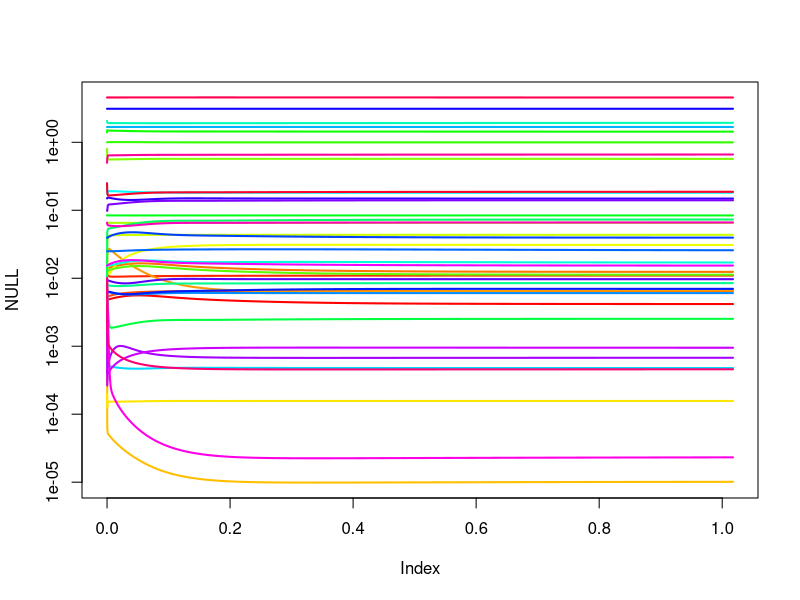

This chart was generated by the following R code:
setwd("/Users/charlesrocabert/git/MetEvolSim/Holzhutter2004/example")

d = read.table("ancestor/ancestor_ode_trajectories.txt", h=T, sep=" ")
N = length(d[,1])
M = length(d[1,])


XRG = range(d$t)
YRG = range(d[,3:M])
colors = rainbow(M-2)
plot(x=NULL, xlim=XRG, ylim=YRG, log="y")
for(i in seq(3,M))
{
	lines(d$t, d[,i], col=colors[i-2], lwd=2)
}
